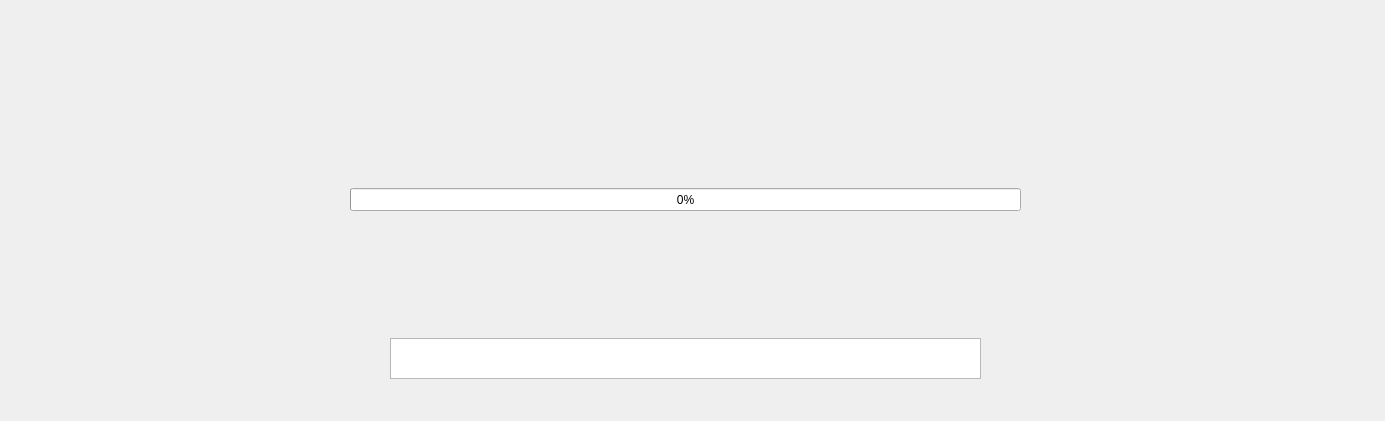
<?xml version="1.0" encoding="UTF-8"?>
<ui version="4.0">
 <class>MainWindow</class>
 <widget class="QMainWindow" name="MainWindow">
  <property name="geometry">
   <rect>
    <x>0</x>
    <y>0</y>
    <width>1385</width>
    <height>421</height>
   </rect>
  </property>
  <property name="windowTitle">
   <string>BinaryTree</string>
  </property>
  <widget class="QWidget" name="centralwidget">
   <widget class="QStackedWidget" name="stackedWidget">
    <property name="geometry">
     <rect>
      <x>0</x>
      <y>0</y>
      <width>1391</width>
      <height>401</height>
     </rect>
    </property>
    <property name="currentIndex">
     <number>0</number>
    </property>
    <widget class="QWidget" name="page">
     <widget class="QWidget" name="ProjectLogo" native="true">
      <property name="geometry">
       <rect>
        <x>390</x>
        <y>8</y>
        <width>591</width>
        <height>321</height>
       </rect>
      </property>
      <property name="styleSheet">
       <string notr="true">border-image: url(:/media/images/Logo.png);</string>
      </property>
     </widget>
     <widget class="QTableWidget" name="ProjectName">
      <property name="geometry">
       <rect>
        <x>390</x>
        <y>338</y>
        <width>591</width>
        <height>41</height>
       </rect>
      </property>
     </widget>
     <widget class="QProgressBar" name="progressBar">
      <property name="geometry">
       <rect>
        <x>350</x>
        <y>188</y>
        <width>671</width>
        <height>23</height>
       </rect>
      </property>
      <property name="styleSheet">
       <string notr="true">color: rgb(0, 0, 0);</string>
      </property>
      <property name="value">
       <number>0</number>
      </property>
     </widget>
     <widget class="QLabel" name="label">
      <property name="geometry">
       <rect>
        <x>350</x>
        <y>150</y>
        <width>671</width>
        <height>31</height>
       </rect>
      </property>
      <property name="text">
       <string/>
      </property>
     </widget>
    </widget>
    <widget class="QWidget" name="page_2">
     <widget class="QLabel" name="Element19">
      <property name="geometry">
       <rect>
        <x>250</x>
        <y>320</y>
        <width>31</width>
        <height>16</height>
       </rect>
      </property>
      <property name="text">
       <string>N</string>
      </property>
     </widget>
     <widget class="Line" name="line_49">
      <property name="geometry">
       <rect>
        <x>600</x>
        <y>280</y>
        <width>101</width>
        <height>16</height>
       </rect>
      </property>
      <property name="orientation">
       <enum>Qt::Horizontal</enum>
      </property>
     </widget>
     <widget class="QLabel" name="Element4">
      <property name="geometry">
       <rect>
        <x>130</x>
        <y>180</y>
        <width>31</width>
        <height>16</height>
       </rect>
      </property>
      <property name="text">
       <string>N</string>
      </property>
     </widget>
     <widget class="QLabel" name="Element27">
      <property name="geometry">
       <rect>
        <x>830</x>
        <y>320</y>
        <width>31</width>
        <height>16</height>
       </rect>
      </property>
      <property name="text">
       <string>N</string>
      </property>
     </widget>
     <widget class="QLabel" name="Element1">
      <property name="geometry">
       <rect>
        <x>560</x>
        <y>40</y>
        <width>31</width>
        <height>16</height>
       </rect>
      </property>
      <property name="text">
       <string>N</string>
      </property>
     </widget>
     <widget class="QLabel" name="Element5">
      <property name="geometry">
       <rect>
        <x>410</x>
        <y>180</y>
        <width>31</width>
        <height>16</height>
       </rect>
      </property>
      <property name="text">
       <string>N</string>
      </property>
     </widget>
     <widget class="QLabel" name="Element9">
      <property name="geometry">
       <rect>
        <x>200</x>
        <y>250</y>
        <width>31</width>
        <height>16</height>
       </rect>
      </property>
      <property name="text">
       <string>N</string>
      </property>
     </widget>
     <widget class="Line" name="line_30">
      <property name="geometry">
       <rect>
        <x>710</x>
        <y>190</y>
        <width>20</width>
        <height>31</height>
       </rect>
      </property>
      <property name="orientation">
       <enum>Qt::Vertical</enum>
      </property>
     </widget>
     <widget class="QLabel" name="Element2">
      <property name="geometry">
       <rect>
        <x>270</x>
        <y>110</y>
        <width>31</width>
        <height>16</height>
       </rect>
      </property>
      <property name="styleSheet">
       <string notr="true"/>
      </property>
      <property name="text">
       <string>N</string>
      </property>
     </widget>
     <widget class="Line" name="line_27">
      <property name="geometry">
       <rect>
        <x>650</x>
        <y>210</y>
        <width>141</width>
        <height>20</height>
       </rect>
      </property>
      <property name="orientation">
       <enum>Qt::Horizontal</enum>
      </property>
     </widget>
     <widget class="Line" name="line_40">
      <property name="geometry">
       <rect>
        <x>160</x>
        <y>280</y>
        <width>101</width>
        <height>16</height>
       </rect>
      </property>
      <property name="orientation">
       <enum>Qt::Horizontal</enum>
      </property>
     </widget>
     <widget class="QLabel" name="Element6">
      <property name="geometry">
       <rect>
        <x>710</x>
        <y>180</y>
        <width>31</width>
        <height>16</height>
       </rect>
      </property>
      <property name="text">
       <string>N</string>
      </property>
     </widget>
     <widget class="Line" name="line_9">
      <property name="geometry">
       <rect>
        <x>280</x>
        <y>70</y>
        <width>581</width>
        <height>20</height>
       </rect>
      </property>
      <property name="orientation">
       <enum>Qt::Horizontal</enum>
      </property>
     </widget>
     <widget class="QLabel" name="Element7">
      <property name="geometry">
       <rect>
        <x>990</x>
        <y>180</y>
        <width>31</width>
        <height>16</height>
       </rect>
      </property>
      <property name="text">
       <string>N</string>
      </property>
     </widget>
     <widget class="QLabel" name="Element28">
      <property name="geometry">
       <rect>
        <x>870</x>
        <y>320</y>
        <width>31</width>
        <height>16</height>
       </rect>
      </property>
      <property name="text">
       <string>N</string>
      </property>
     </widget>
     <widget class="Line" name="line_18">
      <property name="geometry">
       <rect>
        <x>130</x>
        <y>190</y>
        <width>20</width>
        <height>31</height>
       </rect>
      </property>
      <property name="orientation">
       <enum>Qt::Vertical</enum>
      </property>
     </widget>
     <widget class="Line" name="line_19">
      <property name="geometry">
       <rect>
        <x>480</x>
        <y>260</y>
        <width>20</width>
        <height>31</height>
       </rect>
      </property>
      <property name="orientation">
       <enum>Qt::Vertical</enum>
      </property>
     </widget>
     <widget class="QLabel" name="Element17">
      <property name="geometry">
       <rect>
        <x>110</x>
        <y>320</y>
        <width>31</width>
        <height>16</height>
       </rect>
      </property>
      <property name="text">
       <string>N</string>
      </property>
     </widget>
     <widget class="QLabel" name="Element20">
      <property name="geometry">
       <rect>
        <x>290</x>
        <y>320</y>
        <width>31</width>
        <height>16</height>
       </rect>
      </property>
      <property name="text">
       <string>N</string>
      </property>
     </widget>
     <widget class="Line" name="line_28">
      <property name="geometry">
       <rect>
        <x>780</x>
        <y>260</y>
        <width>20</width>
        <height>31</height>
       </rect>
      </property>
      <property name="orientation">
       <enum>Qt::Vertical</enum>
      </property>
     </widget>
     <widget class="Line" name="line_39">
      <property name="geometry">
       <rect>
        <x>20</x>
        <y>280</y>
        <width>101</width>
        <height>16</height>
       </rect>
      </property>
      <property name="orientation">
       <enum>Qt::Horizontal</enum>
      </property>
     </widget>
     <widget class="Line" name="line_29">
      <property name="geometry">
       <rect>
        <x>990</x>
        <y>190</y>
        <width>20</width>
        <height>31</height>
       </rect>
      </property>
      <property name="orientation">
       <enum>Qt::Vertical</enum>
      </property>
     </widget>
     <widget class="QLabel" name="Element14">
      <property name="geometry">
       <rect>
        <x>920</x>
        <y>250</y>
        <width>31</width>
        <height>16</height>
       </rect>
      </property>
      <property name="text">
       <string>N</string>
      </property>
     </widget>
     <widget class="Line" name="line_15">
      <property name="geometry">
       <rect>
        <x>270</x>
        <y>120</y>
        <width>20</width>
        <height>31</height>
       </rect>
      </property>
      <property name="orientation">
       <enum>Qt::Vertical</enum>
      </property>
     </widget>
     <widget class="Line" name="line_12">
      <property name="geometry">
       <rect>
        <x>140</x>
        <y>140</y>
        <width>281</width>
        <height>20</height>
       </rect>
      </property>
      <property name="orientation">
       <enum>Qt::Horizontal</enum>
      </property>
     </widget>
     <widget class="QLabel" name="Element24">
      <property name="geometry">
       <rect>
        <x>590</x>
        <y>320</y>
        <width>31</width>
        <height>16</height>
       </rect>
      </property>
      <property name="text">
       <string>N</string>
      </property>
     </widget>
     <widget class="QLabel" name="Element29">
      <property name="geometry">
       <rect>
        <x>970</x>
        <y>320</y>
        <width>31</width>
        <height>16</height>
       </rect>
      </property>
      <property name="text">
       <string>N</string>
      </property>
     </widget>
     <widget class="Line" name="line_16">
      <property name="geometry">
       <rect>
        <x>340</x>
        <y>260</y>
        <width>20</width>
        <height>31</height>
       </rect>
      </property>
      <property name="orientation">
       <enum>Qt::Vertical</enum>
      </property>
     </widget>
     <widget class="QLabel" name="Element15">
      <property name="geometry">
       <rect>
        <x>1060</x>
        <y>250</y>
        <width>31</width>
        <height>16</height>
       </rect>
      </property>
      <property name="text">
       <string>N</string>
      </property>
     </widget>
     <widget class="QLabel" name="Element3">
      <property name="geometry">
       <rect>
        <x>850</x>
        <y>110</y>
        <width>31</width>
        <height>16</height>
       </rect>
      </property>
      <property name="text">
       <string>N</string>
      </property>
     </widget>
     <widget class="QLabel" name="Element26">
      <property name="geometry">
       <rect>
        <x>730</x>
        <y>320</y>
        <width>31</width>
        <height>16</height>
       </rect>
      </property>
      <property name="text">
       <string>N</string>
      </property>
     </widget>
     <widget class="QLabel" name="Element25">
      <property name="geometry">
       <rect>
        <x>690</x>
        <y>320</y>
        <width>31</width>
        <height>16</height>
       </rect>
      </property>
      <property name="text">
       <string>N</string>
      </property>
     </widget>
     <widget class="QLabel" name="Element31">
      <property name="geometry">
       <rect>
        <x>1110</x>
        <y>320</y>
        <width>31</width>
        <height>16</height>
       </rect>
      </property>
      <property name="text">
       <string>N</string>
      </property>
     </widget>
     <widget class="Line" name="line_32">
      <property name="geometry">
       <rect>
        <x>1060</x>
        <y>260</y>
        <width>20</width>
        <height>31</height>
       </rect>
      </property>
      <property name="orientation">
       <enum>Qt::Vertical</enum>
      </property>
     </widget>
     <widget class="Line" name="line_42">
      <property name="geometry">
       <rect>
        <x>300</x>
        <y>280</y>
        <width>101</width>
        <height>16</height>
       </rect>
      </property>
      <property name="orientation">
       <enum>Qt::Horizontal</enum>
      </property>
     </widget>
     <widget class="QLabel" name="Element23">
      <property name="geometry">
       <rect>
        <x>530</x>
        <y>320</y>
        <width>31</width>
        <height>16</height>
       </rect>
      </property>
      <property name="text">
       <string>N</string>
      </property>
     </widget>
     <widget class="Line" name="line_11">
      <property name="geometry">
       <rect>
        <x>60</x>
        <y>260</y>
        <width>20</width>
        <height>31</height>
       </rect>
      </property>
      <property name="orientation">
       <enum>Qt::Vertical</enum>
      </property>
     </widget>
     <widget class="Line" name="line_17">
      <property name="geometry">
       <rect>
        <x>410</x>
        <y>190</y>
        <width>20</width>
        <height>31</height>
       </rect>
      </property>
      <property name="orientation">
       <enum>Qt::Vertical</enum>
      </property>
     </widget>
     <widget class="Line" name="line_47">
      <property name="geometry">
       <rect>
        <x>1020</x>
        <y>280</y>
        <width>101</width>
        <height>16</height>
       </rect>
      </property>
      <property name="orientation">
       <enum>Qt::Horizontal</enum>
      </property>
     </widget>
     <widget class="Line" name="line_14">
      <property name="geometry">
       <rect>
        <x>350</x>
        <y>210</y>
        <width>141</width>
        <height>21</height>
       </rect>
      </property>
      <property name="orientation">
       <enum>Qt::Horizontal</enum>
      </property>
     </widget>
     <widget class="QLabel" name="Element18">
      <property name="geometry">
       <rect>
        <x>150</x>
        <y>320</y>
        <width>31</width>
        <height>16</height>
       </rect>
      </property>
      <property name="text">
       <string>N</string>
      </property>
     </widget>
     <widget class="QLabel" name="Element21">
      <property name="geometry">
       <rect>
        <x>390</x>
        <y>320</y>
        <width>31</width>
        <height>16</height>
       </rect>
      </property>
      <property name="text">
       <string>N</string>
      </property>
     </widget>
     <widget class="Line" name="line_31">
      <property name="geometry">
       <rect>
        <x>720</x>
        <y>140</y>
        <width>281</width>
        <height>20</height>
       </rect>
      </property>
      <property name="orientation">
       <enum>Qt::Horizontal</enum>
      </property>
     </widget>
     <widget class="QLabel" name="Element8">
      <property name="geometry">
       <rect>
        <x>60</x>
        <y>250</y>
        <width>31</width>
        <height>16</height>
       </rect>
      </property>
      <property name="text">
       <string>N</string>
      </property>
     </widget>
     <widget class="QLabel" name="Element11">
      <property name="geometry">
       <rect>
        <x>480</x>
        <y>250</y>
        <width>31</width>
        <height>16</height>
       </rect>
      </property>
      <property name="text">
       <string>N</string>
      </property>
     </widget>
     <widget class="Line" name="line_26">
      <property name="geometry">
       <rect>
        <x>640</x>
        <y>260</y>
        <width>20</width>
        <height>31</height>
       </rect>
      </property>
      <property name="orientation">
       <enum>Qt::Vertical</enum>
      </property>
     </widget>
     <widget class="Line" name="line_10">
      <property name="geometry">
       <rect>
        <x>560</x>
        <y>50</y>
        <width>20</width>
        <height>31</height>
       </rect>
      </property>
      <property name="orientation">
       <enum>Qt::Vertical</enum>
      </property>
     </widget>
     <widget class="QLabel" name="Element10">
      <property name="geometry">
       <rect>
        <x>340</x>
        <y>250</y>
        <width>31</width>
        <height>16</height>
       </rect>
      </property>
      <property name="text">
       <string>N</string>
      </property>
     </widget>
     <widget class="QLabel" name="Element16">
      <property name="geometry">
       <rect>
        <x>10</x>
        <y>320</y>
        <width>31</width>
        <height>16</height>
       </rect>
      </property>
      <property name="text">
       <string>N</string>
      </property>
     </widget>
     <widget class="Line" name="line_24">
      <property name="geometry">
       <rect>
        <x>930</x>
        <y>210</y>
        <width>141</width>
        <height>20</height>
       </rect>
      </property>
      <property name="orientation">
       <enum>Qt::Horizontal</enum>
      </property>
     </widget>
     <widget class="Line" name="line_41">
      <property name="geometry">
       <rect>
        <x>440</x>
        <y>280</y>
        <width>101</width>
        <height>16</height>
       </rect>
      </property>
      <property name="orientation">
       <enum>Qt::Horizontal</enum>
      </property>
     </widget>
     <widget class="Line" name="line_50">
      <property name="geometry">
       <rect>
        <x>880</x>
        <y>280</y>
        <width>101</width>
        <height>16</height>
       </rect>
      </property>
      <property name="orientation">
       <enum>Qt::Horizontal</enum>
      </property>
     </widget>
     <widget class="QLabel" name="Element30">
      <property name="geometry">
       <rect>
        <x>1010</x>
        <y>320</y>
        <width>31</width>
        <height>16</height>
       </rect>
      </property>
      <property name="text">
       <string>N</string>
      </property>
     </widget>
     <widget class="Line" name="line_20">
      <property name="geometry">
       <rect>
        <x>200</x>
        <y>260</y>
        <width>20</width>
        <height>31</height>
       </rect>
      </property>
      <property name="orientation">
       <enum>Qt::Vertical</enum>
      </property>
     </widget>
     <widget class="Line" name="line_25">
      <property name="geometry">
       <rect>
        <x>850</x>
        <y>120</y>
        <width>20</width>
        <height>31</height>
       </rect>
      </property>
      <property name="orientation">
       <enum>Qt::Vertical</enum>
      </property>
     </widget>
     <widget class="QLabel" name="Element12">
      <property name="geometry">
       <rect>
        <x>640</x>
        <y>250</y>
        <width>31</width>
        <height>16</height>
       </rect>
      </property>
      <property name="text">
       <string>N</string>
      </property>
     </widget>
     <widget class="Line" name="line_13">
      <property name="geometry">
       <rect>
        <x>70</x>
        <y>210</y>
        <width>141</width>
        <height>20</height>
       </rect>
      </property>
      <property name="orientation">
       <enum>Qt::Horizontal</enum>
      </property>
     </widget>
     <widget class="Line" name="line_22">
      <property name="geometry">
       <rect>
        <x>920</x>
        <y>260</y>
        <width>20</width>
        <height>31</height>
       </rect>
      </property>
      <property name="orientation">
       <enum>Qt::Vertical</enum>
      </property>
     </widget>
     <widget class="QLabel" name="Element13">
      <property name="geometry">
       <rect>
        <x>780</x>
        <y>250</y>
        <width>31</width>
        <height>16</height>
       </rect>
      </property>
      <property name="text">
       <string>N</string>
      </property>
     </widget>
     <widget class="QLabel" name="Element22">
      <property name="geometry">
       <rect>
        <x>430</x>
        <y>320</y>
        <width>31</width>
        <height>16</height>
       </rect>
      </property>
      <property name="text">
       <string>N</string>
      </property>
     </widget>
     <widget class="Line" name="line_48">
      <property name="geometry">
       <rect>
        <x>740</x>
        <y>280</y>
        <width>101</width>
        <height>16</height>
       </rect>
      </property>
      <property name="orientation">
       <enum>Qt::Horizontal</enum>
      </property>
     </widget>
     <widget class="QTextBrowser" name="Console">
      <property name="geometry">
       <rect>
        <x>1150</x>
        <y>10</y>
        <width>221</width>
        <height>381</height>
       </rect>
      </property>
     </widget>
     <widget class="Line" name="line">
      <property name="geometry">
       <rect>
        <x>850</x>
        <y>80</y>
        <width>20</width>
        <height>31</height>
       </rect>
      </property>
      <property name="orientation">
       <enum>Qt::Vertical</enum>
      </property>
     </widget>
     <widget class="Line" name="line_21">
      <property name="geometry">
       <rect>
        <x>270</x>
        <y>80</y>
        <width>20</width>
        <height>31</height>
       </rect>
      </property>
      <property name="orientation">
       <enum>Qt::Vertical</enum>
      </property>
     </widget>
     <widget class="Line" name="line_23">
      <property name="geometry">
       <rect>
        <x>130</x>
        <y>150</y>
        <width>20</width>
        <height>31</height>
       </rect>
      </property>
      <property name="orientation">
       <enum>Qt::Vertical</enum>
      </property>
     </widget>
     <widget class="Line" name="line_33">
      <property name="geometry">
       <rect>
        <x>410</x>
        <y>150</y>
        <width>20</width>
        <height>31</height>
       </rect>
      </property>
      <property name="orientation">
       <enum>Qt::Vertical</enum>
      </property>
     </widget>
     <widget class="Line" name="line_34">
      <property name="geometry">
       <rect>
        <x>710</x>
        <y>150</y>
        <width>20</width>
        <height>31</height>
       </rect>
      </property>
      <property name="orientation">
       <enum>Qt::Vertical</enum>
      </property>
     </widget>
     <widget class="Line" name="line_35">
      <property name="geometry">
       <rect>
        <x>990</x>
        <y>150</y>
        <width>20</width>
        <height>31</height>
       </rect>
      </property>
      <property name="orientation">
       <enum>Qt::Vertical</enum>
      </property>
     </widget>
     <widget class="Line" name="line_36">
      <property name="geometry">
       <rect>
        <x>60</x>
        <y>220</y>
        <width>20</width>
        <height>31</height>
       </rect>
      </property>
      <property name="orientation">
       <enum>Qt::Vertical</enum>
      </property>
     </widget>
     <widget class="Line" name="line_37">
      <property name="geometry">
       <rect>
        <x>200</x>
        <y>220</y>
        <width>20</width>
        <height>31</height>
       </rect>
      </property>
      <property name="orientation">
       <enum>Qt::Vertical</enum>
      </property>
     </widget>
     <widget class="Line" name="line_38">
      <property name="geometry">
       <rect>
        <x>340</x>
        <y>220</y>
        <width>20</width>
        <height>31</height>
       </rect>
      </property>
      <property name="orientation">
       <enum>Qt::Vertical</enum>
      </property>
     </widget>
     <widget class="Line" name="line_43">
      <property name="geometry">
       <rect>
        <x>480</x>
        <y>220</y>
        <width>20</width>
        <height>31</height>
       </rect>
      </property>
      <property name="orientation">
       <enum>Qt::Vertical</enum>
      </property>
     </widget>
     <widget class="Line" name="line_44">
      <property name="geometry">
       <rect>
        <x>640</x>
        <y>220</y>
        <width>20</width>
        <height>31</height>
       </rect>
      </property>
      <property name="orientation">
       <enum>Qt::Vertical</enum>
      </property>
     </widget>
     <widget class="Line" name="line_45">
      <property name="geometry">
       <rect>
        <x>780</x>
        <y>220</y>
        <width>20</width>
        <height>31</height>
       </rect>
      </property>
      <property name="orientation">
       <enum>Qt::Vertical</enum>
      </property>
     </widget>
     <widget class="Line" name="line_46">
      <property name="geometry">
       <rect>
        <x>920</x>
        <y>220</y>
        <width>20</width>
        <height>31</height>
       </rect>
      </property>
      <property name="orientation">
       <enum>Qt::Vertical</enum>
      </property>
     </widget>
     <widget class="Line" name="line_51">
      <property name="geometry">
       <rect>
        <x>1060</x>
        <y>220</y>
        <width>20</width>
        <height>31</height>
       </rect>
      </property>
      <property name="orientation">
       <enum>Qt::Vertical</enum>
      </property>
     </widget>
     <widget class="Line" name="line_52">
      <property name="geometry">
       <rect>
        <x>1110</x>
        <y>290</y>
        <width>20</width>
        <height>31</height>
       </rect>
      </property>
      <property name="orientation">
       <enum>Qt::Vertical</enum>
      </property>
     </widget>
     <widget class="Line" name="line_53">
      <property name="geometry">
       <rect>
        <x>1010</x>
        <y>290</y>
        <width>20</width>
        <height>31</height>
       </rect>
      </property>
      <property name="orientation">
       <enum>Qt::Vertical</enum>
      </property>
     </widget>
     <widget class="Line" name="line_54">
      <property name="geometry">
       <rect>
        <x>970</x>
        <y>290</y>
        <width>20</width>
        <height>31</height>
       </rect>
      </property>
      <property name="orientation">
       <enum>Qt::Vertical</enum>
      </property>
     </widget>
     <widget class="Line" name="line_55">
      <property name="geometry">
       <rect>
        <x>870</x>
        <y>290</y>
        <width>20</width>
        <height>31</height>
       </rect>
      </property>
      <property name="orientation">
       <enum>Qt::Vertical</enum>
      </property>
     </widget>
     <widget class="Line" name="line_56">
      <property name="geometry">
       <rect>
        <x>830</x>
        <y>290</y>
        <width>20</width>
        <height>31</height>
       </rect>
      </property>
      <property name="orientation">
       <enum>Qt::Vertical</enum>
      </property>
     </widget>
     <widget class="Line" name="line_57">
      <property name="geometry">
       <rect>
        <x>730</x>
        <y>290</y>
        <width>20</width>
        <height>31</height>
       </rect>
      </property>
      <property name="orientation">
       <enum>Qt::Vertical</enum>
      </property>
     </widget>
     <widget class="Line" name="line_58">
      <property name="geometry">
       <rect>
        <x>690</x>
        <y>290</y>
        <width>20</width>
        <height>31</height>
       </rect>
      </property>
      <property name="orientation">
       <enum>Qt::Vertical</enum>
      </property>
     </widget>
     <widget class="Line" name="line_59">
      <property name="geometry">
       <rect>
        <x>590</x>
        <y>290</y>
        <width>20</width>
        <height>31</height>
       </rect>
      </property>
      <property name="orientation">
       <enum>Qt::Vertical</enum>
      </property>
     </widget>
     <widget class="Line" name="line_60">
      <property name="geometry">
       <rect>
        <x>530</x>
        <y>290</y>
        <width>20</width>
        <height>31</height>
       </rect>
      </property>
      <property name="orientation">
       <enum>Qt::Vertical</enum>
      </property>
     </widget>
     <widget class="Line" name="line_61">
      <property name="geometry">
       <rect>
        <x>430</x>
        <y>290</y>
        <width>20</width>
        <height>31</height>
       </rect>
      </property>
      <property name="orientation">
       <enum>Qt::Vertical</enum>
      </property>
     </widget>
     <widget class="Line" name="line_62">
      <property name="geometry">
       <rect>
        <x>390</x>
        <y>290</y>
        <width>20</width>
        <height>31</height>
       </rect>
      </property>
      <property name="orientation">
       <enum>Qt::Vertical</enum>
      </property>
     </widget>
     <widget class="Line" name="line_63">
      <property name="geometry">
       <rect>
        <x>290</x>
        <y>290</y>
        <width>20</width>
        <height>31</height>
       </rect>
      </property>
      <property name="orientation">
       <enum>Qt::Vertical</enum>
      </property>
     </widget>
     <widget class="Line" name="line_64">
      <property name="geometry">
       <rect>
        <x>250</x>
        <y>290</y>
        <width>20</width>
        <height>31</height>
       </rect>
      </property>
      <property name="orientation">
       <enum>Qt::Vertical</enum>
      </property>
     </widget>
     <widget class="Line" name="line_65">
      <property name="geometry">
       <rect>
        <x>150</x>
        <y>290</y>
        <width>20</width>
        <height>31</height>
       </rect>
      </property>
      <property name="orientation">
       <enum>Qt::Vertical</enum>
      </property>
     </widget>
     <widget class="Line" name="line_66">
      <property name="geometry">
       <rect>
        <x>110</x>
        <y>290</y>
        <width>20</width>
        <height>31</height>
       </rect>
      </property>
      <property name="orientation">
       <enum>Qt::Vertical</enum>
      </property>
     </widget>
     <widget class="Line" name="line_67">
      <property name="geometry">
       <rect>
        <x>10</x>
        <y>290</y>
        <width>20</width>
        <height>31</height>
       </rect>
      </property>
      <property name="orientation">
       <enum>Qt::Vertical</enum>
      </property>
     </widget>
     <zorder>line_49</zorder>
     <zorder>line_30</zorder>
     <zorder>line_27</zorder>
     <zorder>line_40</zorder>
     <zorder>line_9</zorder>
     <zorder>line_18</zorder>
     <zorder>line_19</zorder>
     <zorder>line_28</zorder>
     <zorder>line_39</zorder>
     <zorder>line_29</zorder>
     <zorder>line_15</zorder>
     <zorder>line_12</zorder>
     <zorder>line_16</zorder>
     <zorder>line_32</zorder>
     <zorder>line_42</zorder>
     <zorder>line_11</zorder>
     <zorder>line_17</zorder>
     <zorder>line_47</zorder>
     <zorder>line_14</zorder>
     <zorder>line_31</zorder>
     <zorder>line_26</zorder>
     <zorder>line_10</zorder>
     <zorder>line_24</zorder>
     <zorder>line_41</zorder>
     <zorder>line_50</zorder>
     <zorder>line_20</zorder>
     <zorder>line_25</zorder>
     <zorder>line_13</zorder>
     <zorder>line_22</zorder>
     <zorder>line_48</zorder>
     <zorder>Console</zorder>
     <zorder>line</zorder>
     <zorder>line_21</zorder>
     <zorder>line_23</zorder>
     <zorder>line_33</zorder>
     <zorder>line_34</zorder>
     <zorder>line_35</zorder>
     <zorder>line_36</zorder>
     <zorder>line_37</zorder>
     <zorder>line_38</zorder>
     <zorder>line_43</zorder>
     <zorder>line_44</zorder>
     <zorder>line_45</zorder>
     <zorder>line_46</zorder>
     <zorder>line_51</zorder>
     <zorder>line_52</zorder>
     <zorder>line_53</zorder>
     <zorder>line_54</zorder>
     <zorder>line_55</zorder>
     <zorder>line_56</zorder>
     <zorder>line_57</zorder>
     <zorder>line_58</zorder>
     <zorder>line_59</zorder>
     <zorder>line_60</zorder>
     <zorder>line_61</zorder>
     <zorder>line_62</zorder>
     <zorder>line_63</zorder>
     <zorder>line_64</zorder>
     <zorder>line_65</zorder>
     <zorder>line_66</zorder>
     <zorder>line_67</zorder>
     <zorder>Element24</zorder>
     <zorder>Element25</zorder>
     <zorder>Element13</zorder>
     <zorder>Element26</zorder>
     <zorder>Element6</zorder>
     <zorder>Element23</zorder>
     <zorder>Element18</zorder>
     <zorder>Element15</zorder>
     <zorder>Element28</zorder>
     <zorder>Element29</zorder>
     <zorder>Element19</zorder>
     <zorder>Element16</zorder>
     <zorder>Element12</zorder>
     <zorder>Element5</zorder>
     <zorder>Element21</zorder>
     <zorder>Element3</zorder>
     <zorder>Element4</zorder>
     <zorder>Element7</zorder>
     <zorder>Element17</zorder>
     <zorder>Element22</zorder>
     <zorder>Element20</zorder>
     <zorder>Element10</zorder>
     <zorder>Element9</zorder>
     <zorder>Element2</zorder>
     <zorder>Element30</zorder>
     <zorder>Element11</zorder>
     <zorder>Element8</zorder>
     <zorder>Element27</zorder>
     <zorder>Element1</zorder>
     <zorder>Element31</zorder>
     <zorder>Element14</zorder>
    </widget>
   </widget>
  </widget>
  <widget class="QMenuBar" name="menuBar">
   <property name="geometry">
    <rect>
     <x>0</x>
     <y>0</y>
     <width>1385</width>
     <height>21</height>
    </rect>
   </property>
  </widget>
 </widget>
 <resources/>
 <connections/>
</ui>
